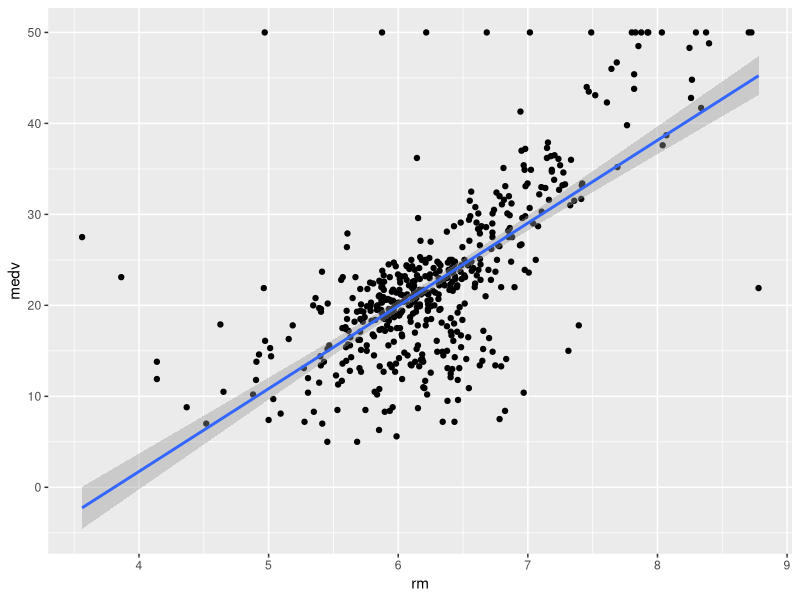
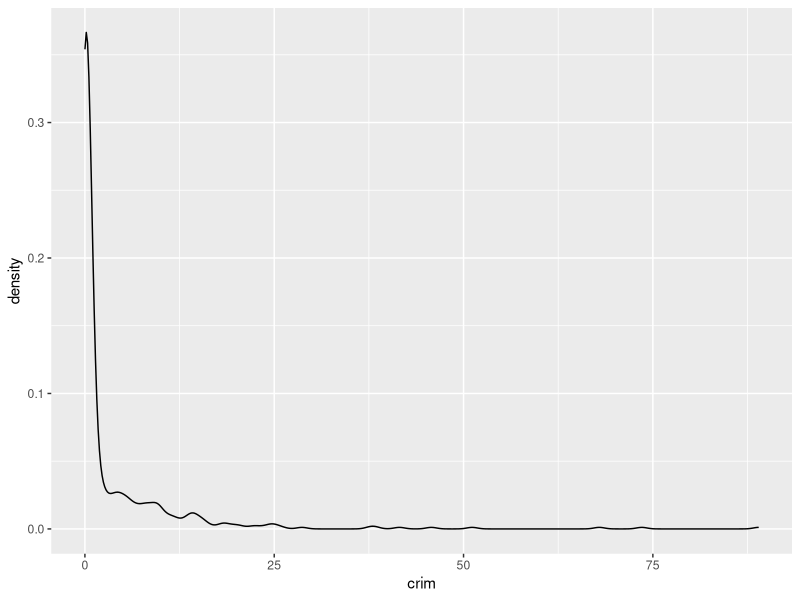
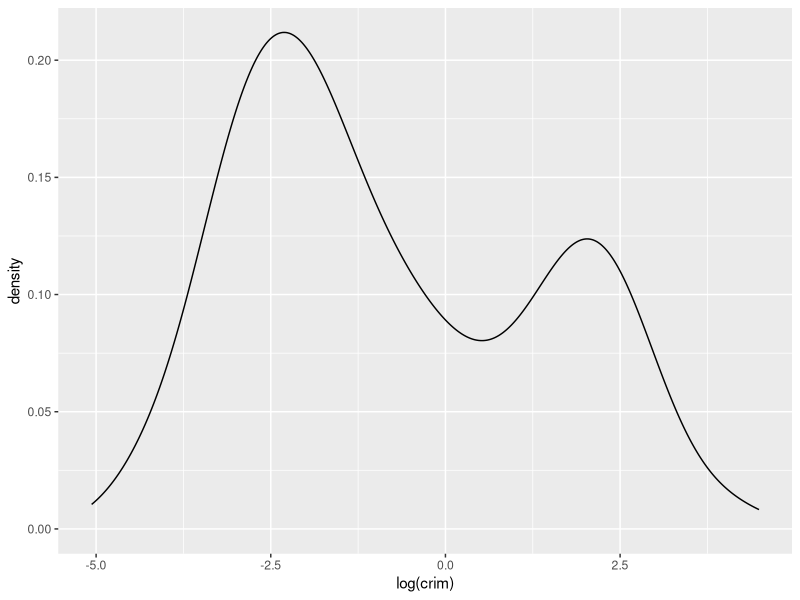

The R source for these figures, in order:
## ---- chunk 1
knitr::opts_chunk$set(echo = TRUE)
library(MASS)

library(tidyverse)
## ---- chunk 2
boston <- as.data.frame(Boston)

boston %>% 
  ggplot(aes(rm, medv)) +
  geom_point() +
  geom_smooth(method = "lm")

basic.model <- lm(data = boston, medv ~ rm)

summary(basic.model)

boston %>% 
  ggplot(aes(crim)) +
  geom_density() 

boston %>% 
  ggplot(aes(log(crim))) +
  geom_density() 

